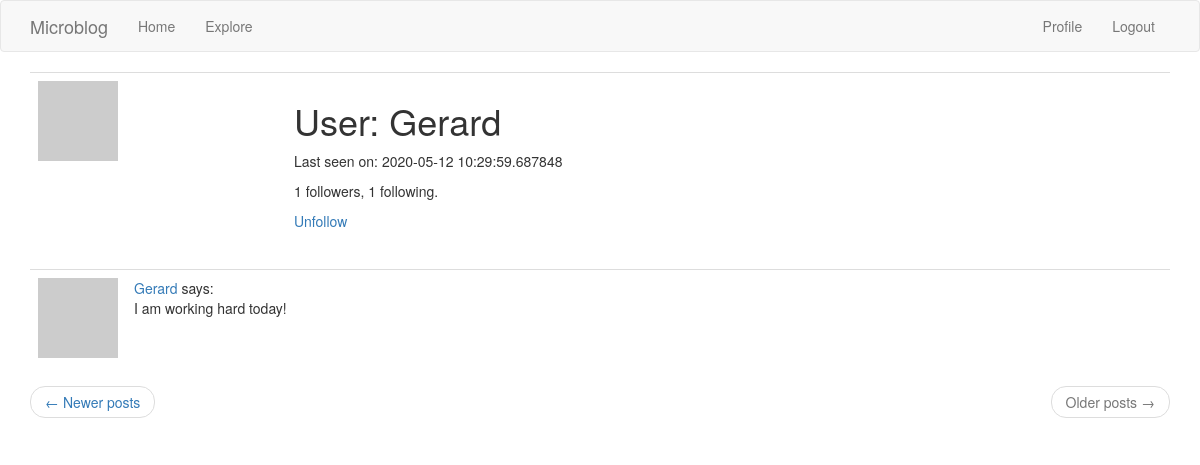
The page /user/Gerard?page=2 (signed in) on the database its author committed.
### app/models.py (models this page shows, shortened)
class User(UserMixin, db.Model):
    id = db.Column(db.Integer, primary_key=True)
    username = db.Column(db.String(64), index=True, unique=True)
    email = db.Column(db.String(120), index=True, unique=True)
    password_hash = db.Column(db.String(128))
    posts = db.relationship("Post", backref="author", lazy="dynamic")
    about_me = db.Column(db.String(140))
    last_seen = db.Column(db.DateTime, default=datetime.utcnow)
    followed = db.relationship(
        'User', secondary=followers,
        primaryjoin=(followers.c.follower_id == id),
        secondaryjoin=(followers.c.followed_id == id),
        backref=db.backref('followers', lazy='dynamic'), lazy='dynamic',
    )
    def avatar(self, size):
        digest = md5(self.email.lower().encode('utf-8')).hexdigest()
        return f'https://www.gravatar.com/avatar/{digest}?d=identicon&s={size}'
    def is_following(self, user):
        return self.followed.filter(
            followers.c.followed_id == user.id).count() > 0

class Post(db.Model):
    id = db.Column(db.Integer, primary_key=True)
    body = db.Column(db.String(140))
    timestamp = db.Column(db.DateTime, index=True, default=datetime.utcnow)
    user_id = db.Column(db.Integer, db.ForeignKey("user.id"))

### app/routes.py (the view)
@app.route("/user/<username>")
@login_required
def user(username):
    user = User.query.filter_by(username=username).first_or_404()
    page = request.args.get('page', 1, type=int)
    posts = user.posts.order_by(Post.timestamp.desc()).paginate(
        page,
        app.config['POSTS_PER_PAGE'],
        False,
    )
    next_url = url_for('user', username=user.username, page=posts.next_num) if posts.has_next else None
    prev_url = url_for('user', username=user.username, page=posts.prev_num) if posts.has_prev else None
    return render_template("user.html",
                           user=user,
                           posts=posts.items,
                           next_url=next_url,
                           prev_url=prev_url,
                           )

### app/models.py (called while the page is built)
@login.user_loader
def load_user(id):
    return User.query.get(int(id))

### app/routes.py (called while the page is built)
@app.before_request
def before_request():
    if current_user.is_authenticated:
        current_user.last_seen = datetime.utcnow()
        db.session.commit()

### app/templates/user.html (shortened to what this page needs)
{% extends "base.html" %}
{% block app_content %}
    <table class="table table-hover">
        <tr>
            <td width="256px"><img src="{{ user.avatar(256) }}"></td>
            <td>
                <h1>User: {{ user.username }}</h1>
                {% if user.last_seen %}<p>Last seen on: {{ user.last_seen }}</p>{% endif %}
                <p>{{ user.followers.count() }} followers, {{ user.followed.count() }} following.</p>
                {% if user == current_user %}
                <p><a href="{{ url_for('edit_profile') }}">Edit your profile</a></p>
                {% elif not current_user.is_following(user) %}
                <p><a href="{{ url_for('follow', username=user.username) }}">Follow</a></p>
                {% else %}
                <p><a href="{{ url_for('unfollow', username=user.username) }}">Unfollow</a></p>
                {% endif %}
            </td>
        </tr>
    </table>
    {% for post in posts %}
        {% include '_post.html' %}
    {% endfor %}
    <nav aria-label="...">
        <ul class="pager">
            <li class="previous{% if not prev_url %} disabled{% endif %}">
                <a href="{{ prev_url or '#' }}">
                    <span aria-hidden="true">&larr;</span> Newer posts
                </a>
            </li>
            <li class="next{% if not next_url %} disabled{% endif %}">
                <a href="{{ next_url or '#' }}">
                    Older posts <span aria-hidden="true">&rarr;</span>
                </a>
            </li>
        </ul>
    </nav>
{% endblock %}

### app/templates/_post.html
    <table class="table table-hover">
        <tr>
            <td width="70px">
                <a href="{{ url_for('user', username=post.author.username) }}">
                    <img src="{{ post.author.avatar(70) }}" />
                </a>
            </td>
            <td>
                <a href="{{ url_for('user', username=post.author.username) }}">
                    {{ post.author.username }}
                </a>
                says:
                <br>
                {{ post.body }}
            </td>
        </tr>
    </table>

### rows shown on the page
User: username "Gerard", last_seen "2020-05-12 10:29:59.687848"
Post: author.username "Gerard", body "I am working hard today!"

### other values the page prints
{{ user.followers.count() }} "1"
{{ user.followed.count() }} "1"
